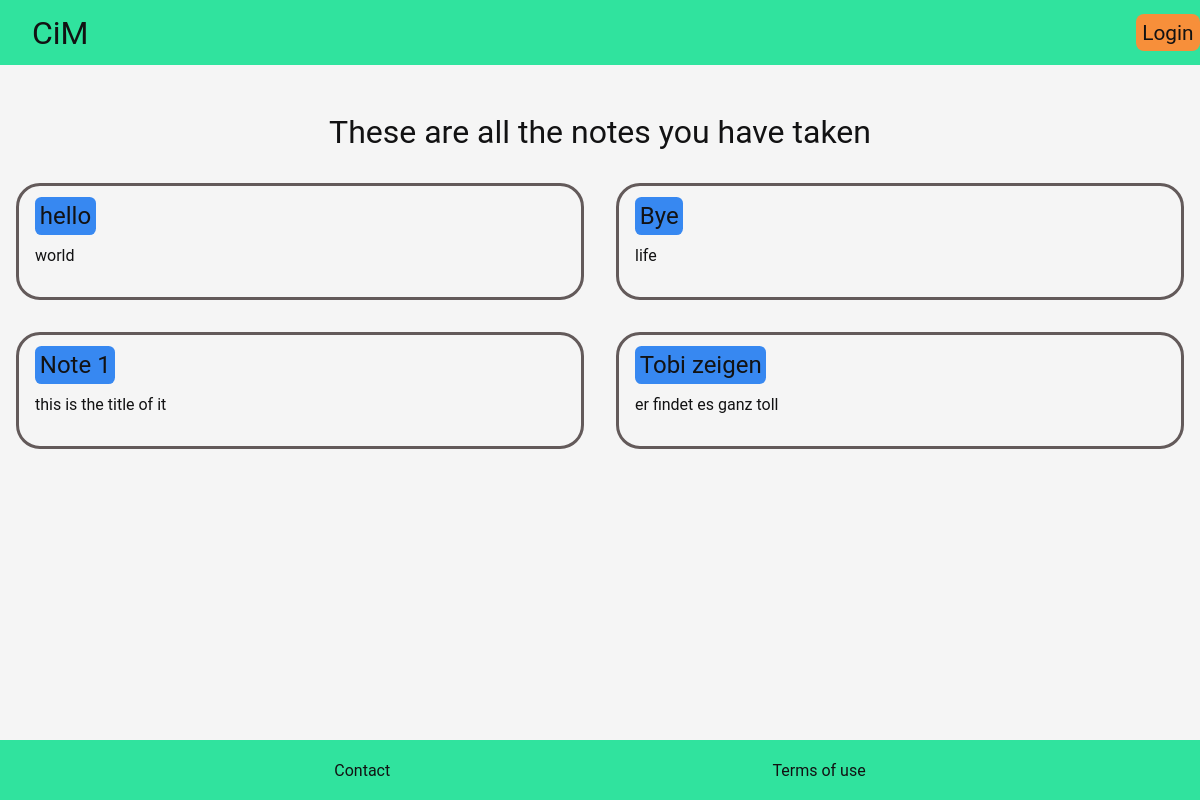
Before: /storage/ with the older database file.
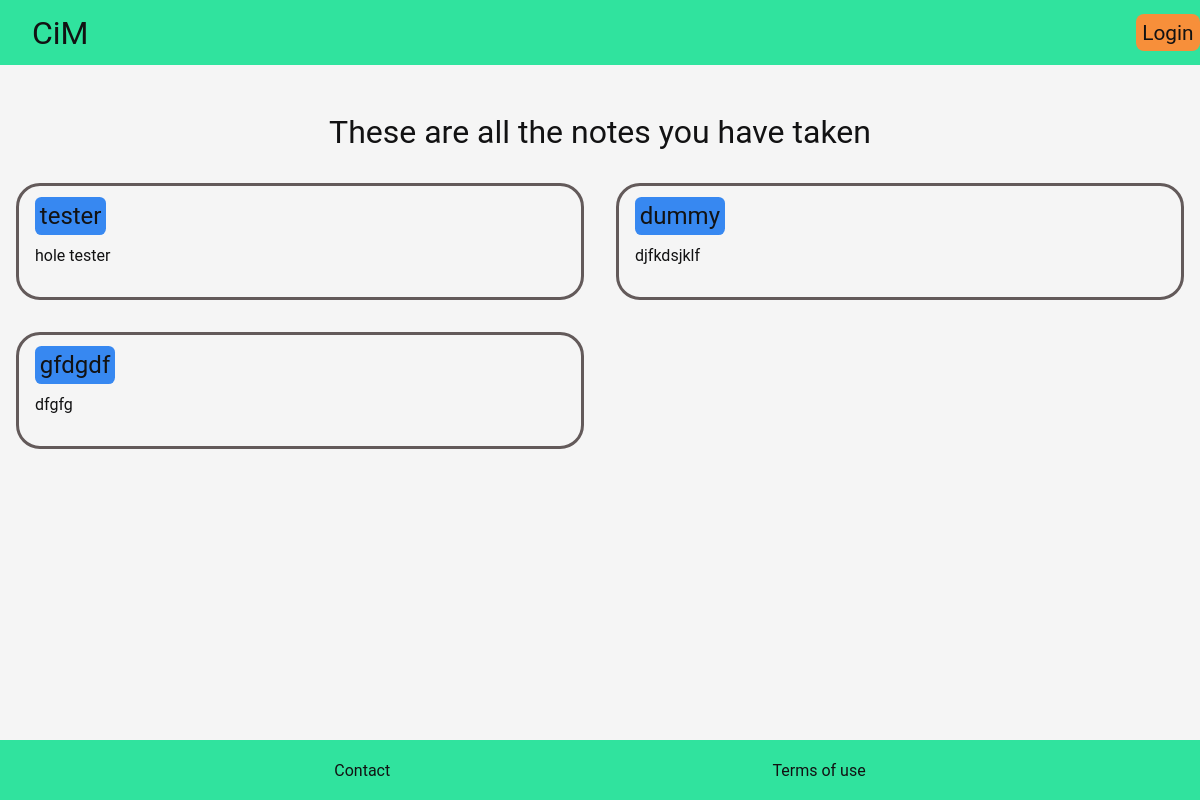
After: the same page with the newer database file.
### storage/models.py (models this page shows, shortened)
class TextTemp(models.Model):
    title = models.CharField(max_length=200, null=True, blank=True)
    description = models.TextField(max_length=2000, null=True, blank=True)
    date_created = models.DateTimeField(auto_now_add=True, null=True)
    class Meta:
        abstract = True

class Note(TextTemp):
    pass

### storage/views.py (the view)
# urls.py: path('', views.index, name='index'),
def index(request):
    notes = Note.objects.all()
    context = {'notes': notes}
    return render(request, 'storage/index.html', context)

### storage/templates/storage/index.html
{% extends 'basic/basic.html' %}
{% block main %}
    <h1>These are all the notes you have taken</h1>
    <div class="note-grid">
        {% for note in notes %}
            <div class="card">
                <h2>{{ note.title }}</h2>
                <p>{{ note.description }}</p>
            </div>
        {% endfor %}
    </div>
{% endblock main %}

### home/templates/basic/basic.html (shortened to what this page needs)
{% load static %}
<!DOCTYPE html>
<html lang="en">
<head>
    <link rel="stylesheet" type="text/css" href="{% static '/css/styles.css' %}">
</head>
<body>
    {% include "basic/header.html" %}
    <div class="container main">
        {% block main %}
        {% endblock main %}
    </div>
    {% include "basic/footer.html" %}
</body>
</html>

### home/templates/basic/header.html
<header>
    <div class="container">
        <a href="../"> CiM</a>
        {% if user.is_authenticated %}
        <a href="{% url 'users:logout' %}" class="login">Logout</a>
        <a href="{% url 'users:profile' %}" class="login">Profile</a>
        {% else %}
        <a href="{% url 'users:login'%}" class="login">Login</a>
        {% endif %}
    </div>
</header>

### home/templates/basic/footer.html
<footer>
    <a href="#">Contact</a>
    <a href="#">Terms of use</a>
</footer>

### static/css/styles.css (style rules this page uses)
body { margin: 0; padding: 0; font-family: 'Roboto'; color: #121213; background-color: #f5f5f5; height: 100%; }
.container { max-width: 1300px; margin: 0 auto; }
a, h1, h2, h3 { text-decoration: none; font-weight: 400; color: inherit; }
header { width: 100%; margin: 0; padding: 0; height: 65px; background-color: #30e39e; font-size: 2rem; }
header .container { height: 100%; display: -webkit-box; display: -ms-flexbox; display: flex; -webkit-box-pack: justify; -ms-flex-pack: justify; justify-content: space-between; -webkit-box-align: center; -ms-flex-align: center; align-items: center; }
header .login { font-size: 1.3rem; padding: .4rem; background-color: #f78f3a; border-radius: .5rem; }
header a { padding: 10px 2rem; }
.main { -webkit-box-sizing: border-box; box-sizing: border-box; min-height: calc(100vh - 125px); text-align: center; padding-top: 2rem; }
.main h1 { margin: 0; padding: 1rem; font-weight: 400; }
footer { -webkit-box-sizing: border-box; box-sizing: border-box; width: 100%; height: 60px; background-color: #30e39e; display: -webkit-box; display: -ms-flexbox; display: flex; -webkit-box-pack: space-evenly; -ms-flex-pack: space-evenly; justify-content: space-evenly; -webkit-box-align: center; -ms-flex-align: center; align-items: center; }
footer a { padding: 0 3rem; text-align: center; }
.card { border-radius: 1.5rem; padding: 1rem; margin: 1rem; border: 3px solid #635a5a; text-align: initial; }
.card h2 { background-color: #3788f1; display: inline; padding: .3rem; border-radius: .4rem; }
@media (min-width: 1200px) { .note-grid { display: -ms-grid; display: grid; -ms-grid-columns: 1fr 1fr; grid-template-columns: 1fr 1fr; } }

Changed rows visible on the page:
removed Note: title "hello", description "world"
removed Note: title "Bye", description "life"
removed Note: title "Note 1", description "this is the title of it"
removed Note: title "Tobi zeigen", description "er findet es ganz toll"
added Note: title "tester", description "hole tester"
added Note: title "dummy", description "djfkdsjklf"
added Note: title "gfdgdf", description "dfgfg"
